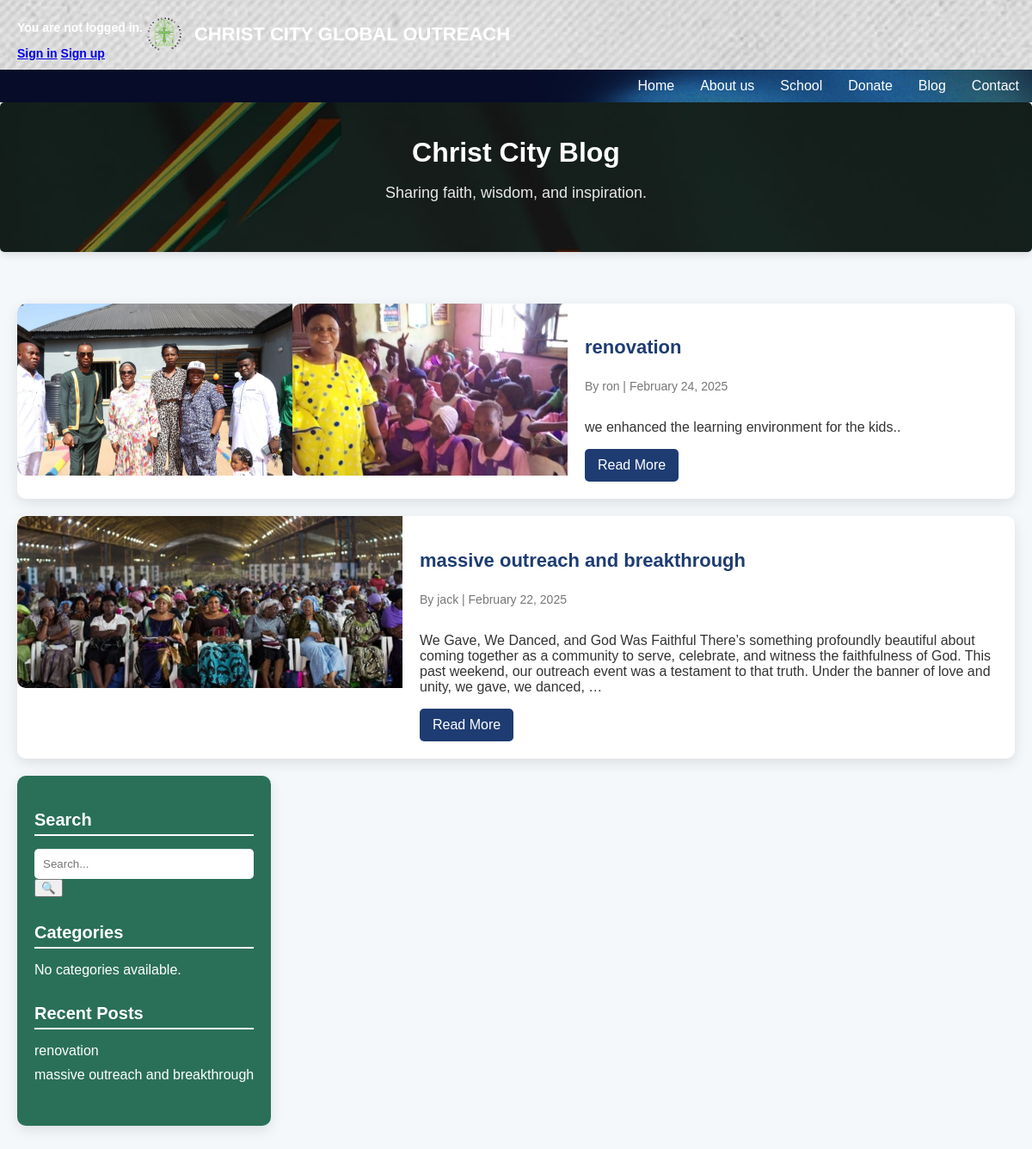
Screenshot of /blog/ with the database file from the repository.
### outreach/models.py (models this page shows, shortened)
class BlogPostImage(models.Model):
    blog_post = models.ForeignKey(BlogPost, on_delete=models.CASCADE, related_name="images")
    image = models.ImageField(upload_to="blog_images/")

class BlogPost(models.Model):
    author = models.ForeignKey(User, on_delete=models.CASCADE)
    title = models.CharField(max_length=200)
    slug = models.SlugField(unique=True, blank=True)
    content = models.TextField()
    image = models.ImageField(upload_to='blog_images/', null=True, blank=True)
    created_at = models.DateTimeField(auto_now_add=True)
    updated_at = models.DateTimeField(auto_now=True)
    likes = models.ManyToManyField(User, related_name="blog_likes", blank=True)

### outreach/views.py (the view)
# urls.py: path('blog/', views.blog_list, name='blog_list'),
def blog_list(request):
    posts = BlogPost.objects.exclude(slug='').order_by('-created_at')
    recent_posts = posts[:5]
    context = {
        'posts': posts,
        'recent_posts': recent_posts,
    }
    return render(request, 'outreach/blog.html', context)

### outreach/templates/outreach/blog.html (shortened to what this page needs)
{% load static %}
{% block head %}
<link rel="stylesheet" href="{% static 'css/blog.css' %}">
{% endblock %}
{% block title %}
<header class="top-header">
    <div class="container">
      <div class="top-header-content">
        <div class="user-info">
            {% if user.is_authenticated %}
                <span class="user-highlight">Welcome |  {{ user.username }}</span>
                <a href="{% url 'logout' %}" class="btn btn-theme btn-large e_tada">Log Out</a>
            {% else %}
                <p>You are not logged in.</p>
                      <a href="{% url 'login' %}" class="btn btn-theme">Sign in</a>
                      <a href="{% url 'register' %}" class="btn btn-theme">Sign up</a>
            {% endif %}
        </div>
                <div class="org-name">
                    <a href="{% url 'index' %}" class="org-link">
                        <img src="{% static 'img/logo-bg.png' %}" alt="Logo" class="logo-img">
                        <h1>CHRIST CITY GLOBAL OUTREACH</h1>
                    </a>
                </div>
            </div>
        </div>
    </header>
    <nav class="bottom-header">
        <div class="container">
            <ul class="nav-links">
                <li><a href="{% url 'index' %}">Home</a></li>
                <li><a href="{% url 'about' %}">About us</a></li>
                <li><a href="{% url 'school' %}">School</a></li>
                <li>
                  <a href="{% url 'donate2' %}">Donate </a>
              </li>
                <li><a href="{% url 'blog_list' %}">Blog</a></li>
                <li><a href="{% url 'contact' %}">Contact</a></li>
            </ul>
        </div>
    </nav>
{% endblock %}
{% block content %}
<header class="blog-header">
    <h1>Christ City Blog</h1>
    <p>Sharing faith, wisdom, and inspiration.</p>
</header>
<div class="blog-container">
    <div class="blog-main">
      {% for post in posts %}
    <div class="blog-post">
            {% for image in post.images.all %}
                <img src="{{ image.image.url }}" alt="Blog Image" class="blog-post-img">
            {% endfor %}
        <div class="blog-post-content">
            {% if post.slug %}
                <h2><a href="{% url 'blog_detail' slug=post.slug %}">{{ post.title }}</a></h2>
            {% else %}
                <h2>{{ post.title }}</h2>
            {% endif %}
            <p class="blog-meta">By {{ post.author }} | {{ post.created_at|date:"F d, Y" }}</p>
            <p>{{ post.content|truncatewords:50 }}</p>
            {% if post.slug %}
                <a href="{% url 'blog_detail' slug=post.slug %}" class="read-more">Read More</a>
            {% endif %}
        </div>
    </div>
{% empty %}
    <p>No posts available.</p>
{% endfor %}
    <aside class="blog-sidebar">
        <div class="sidebar-widget">
            <h3>Search</h3>
            <form method="GET" action="{% url 'blog_search' %}">
                <input type="text" name="q" placeholder="Search..." class="sidebar-search">
                <button type="submit">🔍</button>
            </form>
        </div>
        <div class="sidebar-widget">
            <h3>Categories</h3>
            <ul>
                {% for category in categories %}
                <li><a href="{% url 'category_posts' category.id %}">{{ category.name }}</a></li>
                {% empty %}
                <li>No categories available.</li>
                {% endfor %}
            </ul>
        </div>
        <div class="sidebar-widget">
          <h3>Recent Posts</h3>
          <ul>
              {% for recent_post in recent_posts %}
                  {% if recent_post.slug %}
                      <li><a href="{% url 'blog_detail' slug=recent_post.slug %}">{{ recent_post.title }}</a></li>
                  {% else %}
                      <li>{{ recent_post.title }}</li>
                  {% endif %}
              {% empty %}
                  <li>No recent posts.</li>
              {% endfor %}
          </ul>
      </div>
    </aside>
</div>
{% endblock %}

### outreach/static/css/blog.css (style rules this page uses)
.blog-header { background: url("../img/header4-bg.jpg") no-repeat center center; color: white; text-align: center; padding: 40px 20px; border-radius: 5px; box-shadow: 0 4px 8px rgba(0, 0, 0, 0.1); }
.blog-header h1 { font-size: 32px; font-weight: bold; margin: 0; }
.blog-header p { font-size: 18px; opacity: 0.9; }
.blog-container { display: flex; justify-content: space-between; align-items: flex-start; max-width: 1200px; margin: 40px auto; padding: 20px; gap: 20px; }
.blog-main { flex: 2.5; display: flex; flex-direction: column; }
.blog-post { display: flex; align-items: flex-start; background: white; border-radius: 10px; box-shadow: 0 5px 15px rgba(0, 0, 0, 0.1); overflow: hidden; transition: transform 0.3s ease-in-out; margin-bottom: 20px; }
.blog-post-img { width: 40%; height: 200px; object-fit: cover; border-top-left-radius: 10px; border-bottom-left-radius: 10px; }
.blog-post-content { width: 60%; padding: 20px; display: flex; flex-direction: column; justify-content: center; }
.blog-post-content h2 { font-size: 22px; font-weight: bold; margin-bottom: 10px; }
.blog-post-content h2 a { text-decoration: none; color: #1e3c72; transition: color 0.3s ease; }
.blog-meta { font-size: 14px; color: #777; margin-bottom: 15px; }
.read-more { display: inline-block; background: #1e3c72; color: white; padding: 10px 15px; border-radius: 5px; text-decoration: none; transition: background 0.3s; align-self: flex-start; }
.blog-sidebar { flex: 1; background: #2a7058; color: white; padding: 20px; border-radius: 10px; box-shadow: 0 5px 15px rgba(0, 0, 0, 0.1); height: fit-content; position: sticky; top: 20px; align-self: flex-start; }
.sidebar-widget { margin-bottom: 30px; }
.sidebar-widget h3 { font-size: 20px; margin-bottom: 15px; border-bottom: 2px solid white; padding-bottom: 5px; }
.sidebar-search { width: 100%; padding: 10px; border-radius: 5px; border: none; }
.sidebar-widget ul { list-style: none; padding: 0; }
.sidebar-widget ul li { margin-bottom: 10px; }
.sidebar-widget ul li a { color: white; text-decoration: none; transition: opacity 0.3s; }
.top-header { background: url("../img/plain-bg3.jpg") no-repeat center center; background-size: cover; padding: 10px 20px; color: white; display: flex; justify-content: space-between; align-items: center; height: 60px; box-shadow: 0 2px 10px rgba(0, 0, 0, 0.1); border-bottom: 1px solid rgba(255, 255, 255, 0.1); }
.user-info { font-size: 16px; font-weight: bold; }
.org-name { display: flex; align-items: center; text-transform: uppercase; }
.logo-img { height: 50px; margin-right: 10px; animation: e_bounce 2s infinite; transition: transform 0.3s ease; }
.org-link { display: flex; align-items: center; text-decoration: none; color: white; }
.org-link h1 { font-size: 22px; font-weight: bold; margin: 0; }
.top-header .container { display: flex; justify-content: space-between; align-items: center; }
.top-header-content { display: flex; justify-content: space-between; align-items: center; }
.user-info { font-size: 14px; }
.org-name { font-size: 18px; font-weight: bold; text-transform: uppercase; }
.nav-links { list-style: none; padding: 0; margin: 0; display: flex; justify-content: center; }
.nav-links li { margin: 0 15px; }
.nav-links a { text-decoration: none; color: white; font-weight: bold; font-size: 16px; transition: color 0.3s ease; }
.bottom-header { background-image: url("../img/header2-bg.png"); justify-content: flex-end; background-size: cover; padding: 10px 0; display: flex; justify-content: flex-end; }
.bottom-header a, .nav-links a { color: white; font-weight: bold; display: flex; justify-content: flex-end; list-style: none; padding: 0; margin: 0; width: 100%; text-decoration: none; font-weight: bold; font-size: 16px; transition: color 0.3s ease-in-out; }
.bottom-header .nav-links { display: flex; justify-content: flex-end; list-style: none; padding: 0; margin: 0; }
.bottom-header .nav-links li { margin-right: 15px; }
.bottom-header .nav-links li a { text-decoration: none; color: white; font-weight: 500; font-size: 16px; transition: 0.3s ease-in-out; }

### rows the page displays
BlogPost: title "renovation", author "ron", created_at "February 24, 2025", content "we enhanced the learning environment for the kids..", slug "Read More"
BlogPostImage: image (picture)
BlogPostImage: image (picture)
BlogPost: title "massive outreach and breakthrough", author "jack", created_at "February 22, 2025", content "We Gave, We Danced, and God Was Faithful There’s something profoundly beautiful about coming together as a community to serve, celebrate, and witness the faithfulness of God. This past weekend, our outreach event was a testament to that truth. Under the banner of love and unity, we gave, we danced, …", shows "Read More"
BlogPostImage: image (picture)
